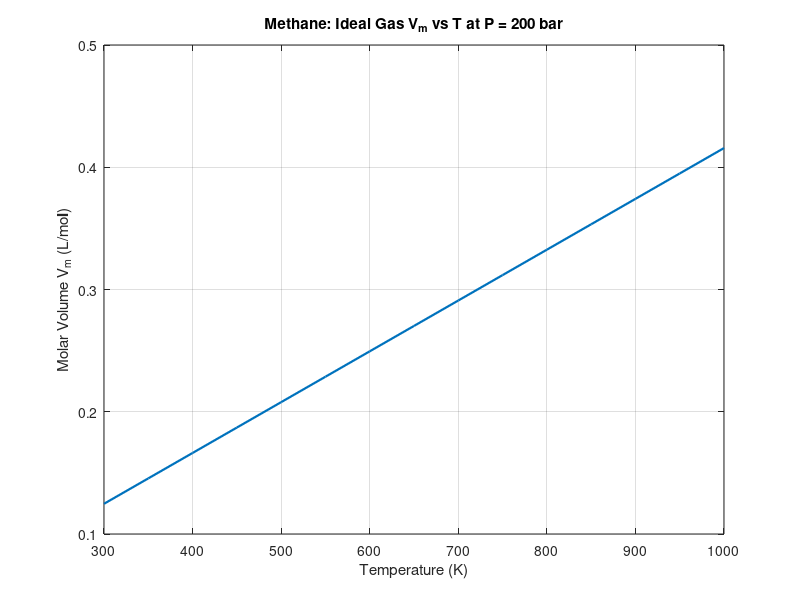

Reproduce this figure in MATLAB.
% Ideal Gas Law for methane (CH4) at 200 bar
% constants
P = 200;                   % bar
R = 0.08314;               % L·bar/(mol·K) 
Tmin = 300; Tmax = 1000;   % K

% ideal gas law
T = 300:50:1000;
V = (R*T)/P;
plot(T,V, 'LineWidth', 1.6, 'DisplayName', 'Ideal Gas');


% plot apperance
figure(1);
hold on;

xlabel('Temperature (K)');
ylabel('Molar Volume V_m (L/mol)');
title(sprintf('Methane: Ideal Gas V_m vs T at P = %.0f bar', P));
grid on;
xlim([Tmin Tmax]);
ylim([0.1,0.5]);
hold off;

% Sample results
disp('Sample outputs (T, V_m):');
for idx = round(linspace(1,length(T),7))
    fprintf('T = %6.1f K: V_m = %12.6e L/mol\n', T(idx), V(idx));
end
